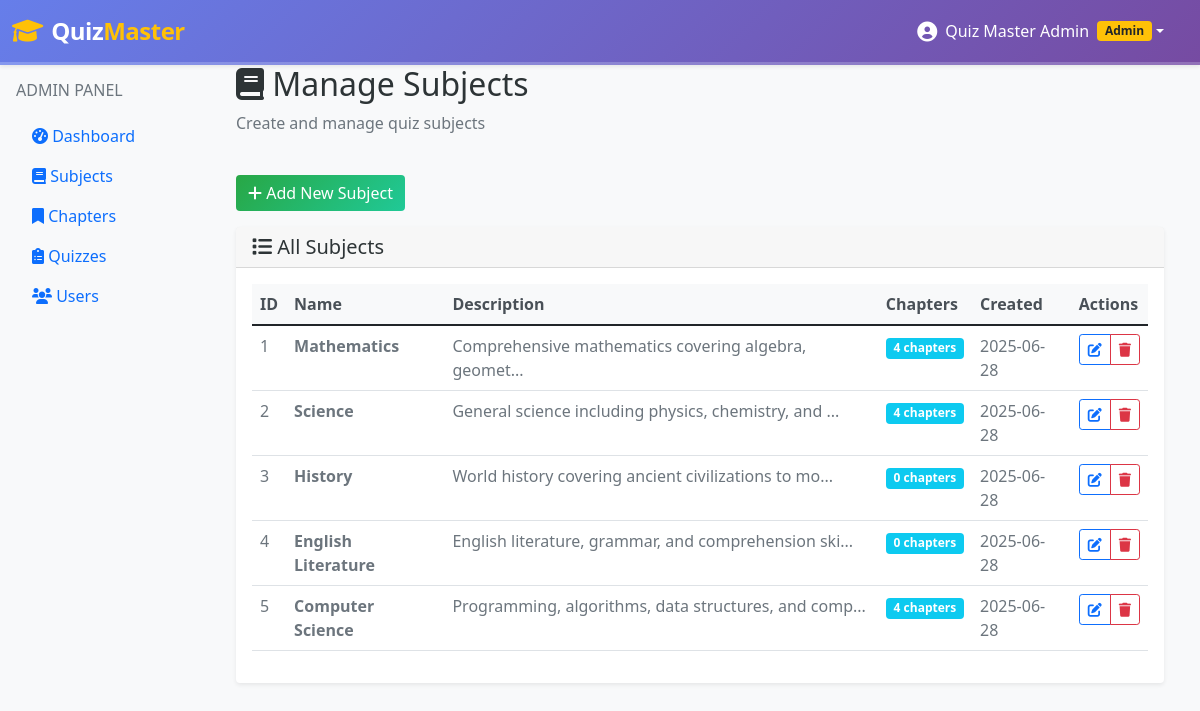
Screenshot of /admin/subjects (signed in) with the database file from the repository.
### models/subject.py (models this page shows, shortened)
class Subject(db.Model):
    id = db.Column(db.Integer, primary_key=True)
    name = db.Column(db.String(100), nullable=False)
    description = db.Column(db.Text)
    created_at = db.Column(db.DateTime, default=datetime.utcnow)
    chapters = db.relationship('Chapter', backref='subject', lazy=True, cascade='all, delete-orphan')

### controllers/admin.py (the view)
    def decorated_function(*args, **kwargs):
        if not is_logged_in() or not is_admin():
            flash('Access denied', 'error')
            return redirect(url_for('auth.login'))
        return f(*args, **kwargs)

### controllers/admin.py (called while the page is built)
def is_logged_in():
    return 'user_id' in session

def is_admin():
    return session.get('is_admin', False)

def admin_required(f):
    def decorated_function(*args, **kwargs):
        if not is_logged_in() or not is_admin():
            flash('Access denied', 'error')
            return redirect(url_for('auth.login'))
        return f(*args, **kwargs)
    decorated_function.__name__ = f.__name__
    return decorated_function

@admin_bp.route('/subjects')
@admin_required
def subjects():
    subjects = Subject.query.all()
    return render_template('admin/subjects.html', subjects=subjects)

### templates/admin/subjects.html (shortened to what this page needs)
{% extends "base.html" %}
{% block content %}
<div class="container-fluid">
    <div class="row mb-4">
        <div class="col-12">
            <h2><i class="fas fa-book"></i> Manage Subjects</h2>
            <p class="text-muted">Create and manage quiz subjects</p>
        </div>
    </div>
    <div class="row mb-3">
        <div class="col-12">
            <a href="{{ url_for('admin.add_subject') }}" class="btn btn-primary">
                <i class="fas fa-plus"></i> Add New Subject
            </a>
        </div>
    </div>
    <div class="row">
        <div class="col-12">
            <div class="card">
                <div class="card-header">
                    <h5 class="mb-0"><i class="fas fa-list"></i> All Subjects</h5>
                </div>
                <div class="card-body">
                    {% if subjects %}
                        <div class="table-responsive">
                            <table class="table table-hover">
                                <thead>
                                    <tr>
                                        <th>ID</th>
                                        <th>Name</th>
                                        <th>Description</th>
                                        <th>Chapters</th>
                                        <th>Created</th>
                                        <th>Actions</th>
                                    </tr>
                                </thead>
                                <tbody>
                                    {% for subject in subjects %}
                                        <tr>
                                            <td>{{ subject.id }}</td>
                                            <td><strong>{{ subject.name }}</strong></td>
                                            <td>{{ subject.description[:50] + '...' if subject.description and subject.description|length > 50 else subject.description or 'No description' }}</td>
                                            <td>
                                                <span class="badge bg-info">
                                                    {{ subject.chapters|length }} chapters
                                                </span>
                                            </td>
                                            <td>{{ subject.created_at.strftime('%Y-%m-%d') }}</td>
                                            <td>
                                                <div class="btn-group btn-group-sm">
                                                    <a href="{{ url_for('admin.edit_subject', subject_id=subject.id) }}"
                                                       class="btn btn-outline-primary">
                                                        <i class="fas fa-edit"></i>
                                                    </a>
                                                    <button type="button" class="btn btn-outline-danger"
                                                            data-subject-id="{{ subject.id }}"
                                                            data-subject-name="{{ subject.name }}"
                                                            onclick="confirmDelete(this)">
                                                        <i class="fas fa-trash"></i>
                                                    </button>
                                                </div>
                                            </td>
                                        </tr>
                                    {% endfor %}
                                </tbody>
                            </table>
                        </div>
                    {% endif %}
                </div>
            </div>
        </div>
    </div>
</div>
{% endblock %}

### static/css/style.css (style rules this page uses)
body { background-color: #f8f9fa; }
.card { border: none; box-shadow: 0 0.125rem 0.25rem rgba(0, 0, 0, 0.075); transition: box-shadow 0.15s ease-in-out; position: relative; z-index: 1; }
* { transition: color 0.3s ease, background-color 0.3s ease, transform 0.3s ease, box-shadow 0.3s ease; }
h1, h2, h3, h4, h5, h6 { color: #2d3436 !important; }
.btn-primary { background: linear-gradient(135deg, #28a745 0%, #20c997 100%); border: none; color: white; }
.table th { background-color: #f8f9fa; color: #495057; font-weight: 600; }
.table td { color: #6c757d; }

### rows the page displays
Subject: id "1", name "Mathematics", description "Comprehensive mathematics covering algebra, geomet...", chapters|length "4", created_at "2025-06-28"
Subject: id "2", name "Science", description "General science including physics, chemistry, and ...", chapters|length "4", created_at "2025-06-28"
Subject: id "3", name "History", description "World history covering ancient civilizations to mo...", chapters|length "0", created_at "2025-06-28"
Subject: id "4", name "English Literature", description "English literature, grammar, and comprehension ski...", chapters|length "0", created_at "2025-06-28"
Subject: id "5", name "Computer Science", description "Programming, algorithms, data structures, and comp...", chapters|length "4", created_at "2025-06-28"

### other values shown
{{ session.full_name }} "Quiz Master Admin"
